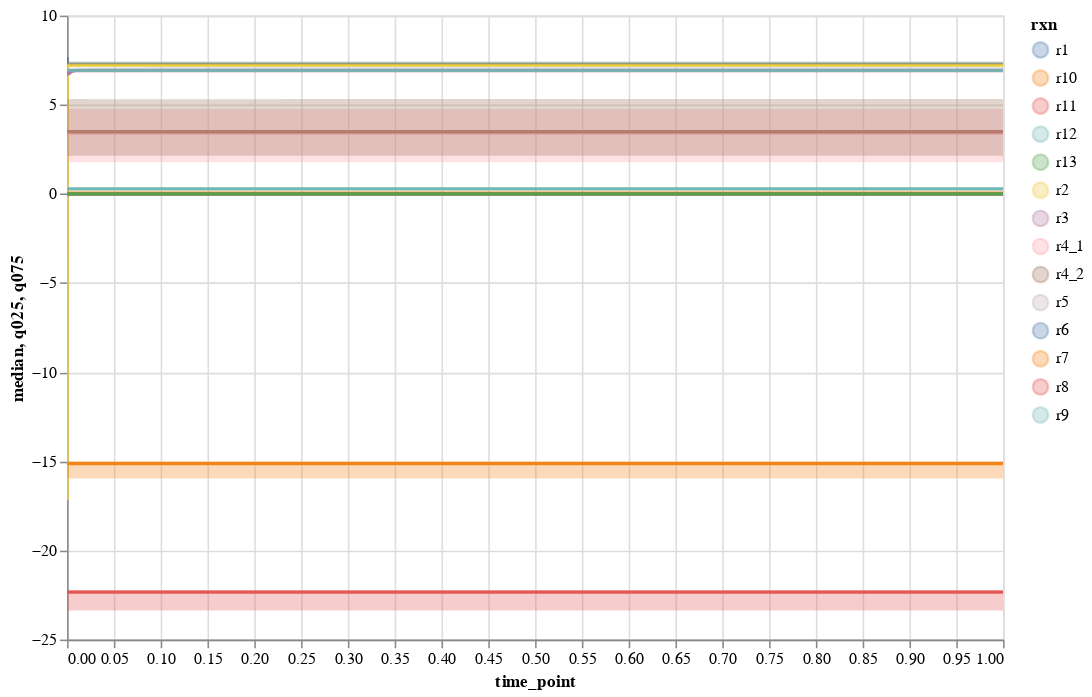

Write notebook code for a chart like this one.
### Code cell
plot_ensemble_interactive(flux_quartiles_df, quant_type=flux_type, selected_data=rxn_names, x_scale='linear',
                          y_scale='linear', x_lim=None, y_lim=None)

### Figure 1 — Vega-Lite specification as saved in the notebook (floating-point values rounded to 4 significant figures; data arrays with more than 128 entries replaced by an {"elided": "..."} marker saying what was removed)
{"config": {"view": {"continuousWidth": 400, "continuousHeight": 300}}, "layer": [{"data": {"name": "data-4cdbc4d062502de257601b5aa2533773"}, "mark": "line", "encoding": {"color": {"field": "rxn", "type": "nominal"}, "tooltip": [{"field": "rxn", "type": "nominal"}, {"field": "median", "type": "quantitative"}], "x": {"field": "time_point", "scale": {"type": "linear"}, "type": "quantitative"}, "y": {"field": "median", "scale": {"type": "linear"}, "type": "quantitative"}}, "height": 400, "selection": {"selector004": {"type": "interval", "bind": "scales", "encodings": ["x", "y"]}}, "width": 600}, {"data": {"name": "data-4cdbc4d062502de257601b5aa2533773"}, "mark": "area", "encoding": {"color": {"field": "rxn", "type": "nominal"}, "opacity": {"value": 0.3}, "tooltip": [{"field": "rxn", "type": "nominal"}, {"field": "median", "type": "quantitative"}], "x": {"field": "time_point", "scale": {"type": "linear"}, "type": "quantitative"}, "y": {"field": "q025", "scale": {"type": "linear"}, "type": "quantitative"}, "y2": {"field": "q075"}}, "height": 400, "width": 600}], "$schema": "https://vega.github.io/schema/vega-lite/v4.17.0.json", "datasets": {"data-4cdbc4d062502de257601b5aa2533773": {"elided": "1400 records"}}}
